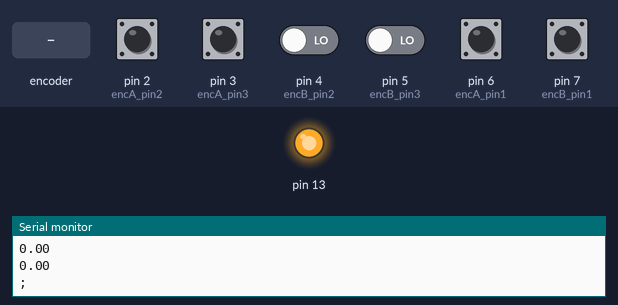
Bench run of a sketch on a simulated Arduino Uno, built with avr-gcc and run on an emulated ATmega328P. Shown: output pins drawn as LEDs (lit = HIGH), the last lines printed to the serial monitor. The inputs (shaded band) are chosen by the test bench; at power-on: pin 2 (encA_pin2), pin 3 (encA_pin3), pin 6 (encA_pin1), pin 7 (encB_pin1) HIGH, pin 4 (encB_pin2), pin 5 (encB_pin3) LOW.

Above: at 1.8 s.
1.9 s: rotary encoder on pin 2 (encA_pin2) / pin 7 (encB_pin1) turned 1 step (first pin leading)
At 3.2 s:
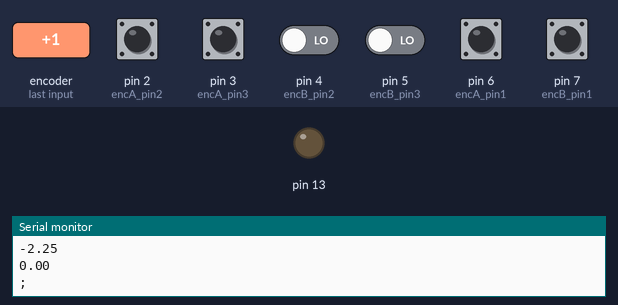
3.6 s: pin 3 (encA_pin3) pulled LOW for 0.6 s
At 5.5 s:
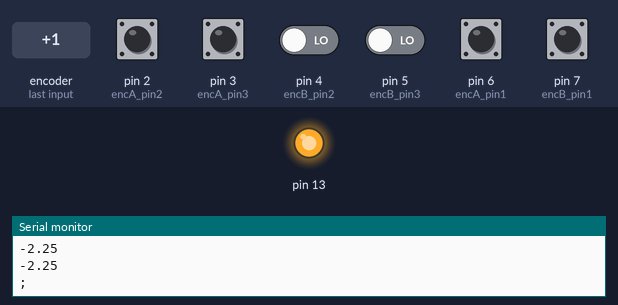
6.0 s: pin 3 (encA_pin3) pulled LOW for 1 s
At 7.6 s:
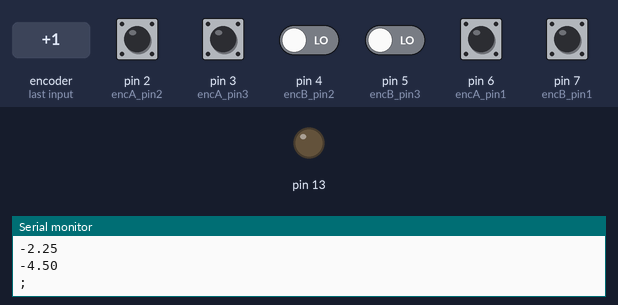
Timing chart, 0 to 9.1 s (numbered marks = the images above; inputs shaded):
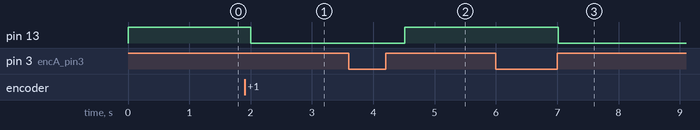

The sketch:

CSpace_Mapping.ino
```cpp
#include <stdio.h>

//=========DEFINITIONS==================
int encA_pin1 = 6;
int encB_pin1 = 7;
long encA_ticks1 = 0;
//for polling implementation
int n = LOW;
int encA_pin1_prev = LOW;

unsigned long time;
char buffer [50];
int i = 0;

int encA_pin2 = 2;
int encB_pin2 = 4;
volatile long encA_ticks2 = 0;

int encA_pin3 = 3;
int encB_pin3 = 5;
volatile long encA_ticks3 = 0;

const float pi = 3.14;

volatile int state = HIGH;

volatile float encA_degree1 = 0;
volatile float encA_degree2 = 0;
volatile float encA_degree3 = 0;

/*
2 - Motor 1: A
3 - Motor 1: B
4 - Motor 2: A
5 - Motor 2: B
6 - Motor 3: A
7 - Motor 3: B


*/
//=========SET-UP==================
void setup() {
  // put your setup code here, to run once:
pinMode(encA_pin1, INPUT);
pinMode(encA_pin2, INPUT);
pinMode(encA_pin3, INPUT);

digitalWrite(encA_pin1, HIGH);
digitalWrite(encA_pin2, HIGH);
digitalWrite(encA_pin3, HIGH);

pinMode(13, OUTPUT);

// INIT interrups

//switch motor 1 to polling
//attachInterrupt(digitalPinToInterrupt(encA_pin1),encoderA1,RISING);
attachInterrupt(digitalPinToInterrupt(encA_pin2),encoderA2,RISING);
attachInterrupt(digitalPinToInterrupt(encA_pin3),encoderA3,RISING);

Serial.begin(9600);
}


//========= LOOP ==================
void loop() {
  // put your main code here, to run repeatedly:

  time = millis();

  //Poll innermost motor to circumvent limited number
  //of Arduino UNO interupts
  n = digitalRead(encA_pin1);
   if ((encA_pin1_prev == LOW) && (n == HIGH)) {
     if (digitalRead(encB_pin1) == LOW) {
       encA_ticks1 -= 1.0;
     } else {
       encA_ticks1 += 1.0;
     }
   }
   encA_pin1_prev = n;

  digitalWrite(13,state);

  //if enough time has passed, print a status update
  //print status update every .5 seconds

  //output the valid configurations to Serial which will then be stored in a file
  encA_degree1 = encA_ticks1*2.25;
  encA_degree2 = encA_ticks2*2.25;
  encA_degree3 = encA_ticks3*2.25;

  Serial.println("0");
  Serial.println(encA_degree1);
  Serial.println(encA_degree2);
  Serial.println(encA_degree3);
  Serial.println(";");

  delay(500);
}

//Arduino UNO only has two interupts
//Switch innermost motor to polling

//void encoderA1(){
//  state=!state;
//  if(digitalRead(encB_pin1)==HIGH){
//    encA_ticks1=encA_ticks1+1.0;
//  }else{
//    encA_ticks1=encA_ticks1-1.0;
//  }
//  }

void encoderA2(){
  state=!state;
  if(digitalRead(encB_pin2)==HIGH){
    encA_ticks2=encA_ticks2+1.0;
  }else{
    encA_ticks2=encA_ticks2-1.0;
  }
}

void encoderA3(){
  state=!state;
  if(digitalRead(encB_pin3)==HIGH){
    encA_ticks3=encA_ticks3+1.0;
  }else{
    encA_ticks3=encA_ticks3-1.0;
  }
  }
```

Measured:
- after the input at 1.9 s, pin 13: HIGH → LOW after 0.11 s
- after the input at 3.6 s, pin 13: LOW → HIGH after 0.91 s
- after the input at 6.0 s, pin 13: HIGH → LOW after 1.0 s
